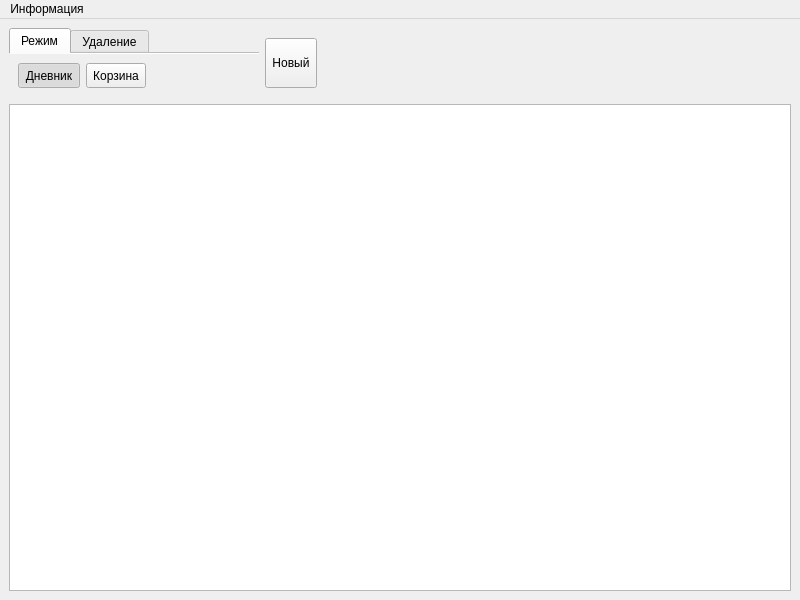
<?xml version="1.0" encoding="UTF-8"?>
<ui version="4.0">
 <class>DreamNotebook</class>
 <widget class="QMainWindow" name="DreamNotebook">
  <property name="geometry">
   <rect>
    <x>0</x>
    <y>0</y>
    <width>800</width>
    <height>600</height>
   </rect>
  </property>
  <property name="sizePolicy">
   <sizepolicy hsizetype="Preferred" vsizetype="Preferred">
    <horstretch>0</horstretch>
    <verstretch>0</verstretch>
   </sizepolicy>
  </property>
  <property name="windowTitle">
   <string>DreamNotebook</string>
  </property>
  <widget class="QWidget" name="centralwidget">
   <layout class="QVBoxLayout" name="verticalLayout">
    <item>
     <layout class="QHBoxLayout" name="horizontalLayout_4">
      <item>
       <widget class="QTabWidget" name="tabWidget">
        <property name="sizePolicy">
         <sizepolicy hsizetype="Fixed" vsizetype="Fixed">
          <horstretch>0</horstretch>
          <verstretch>0</verstretch>
         </sizepolicy>
        </property>
        <property name="minimumSize">
         <size>
          <width>250</width>
          <height>70</height>
         </size>
        </property>
        <property name="maximumSize">
         <size>
          <width>250</width>
          <height>70</height>
         </size>
        </property>
        <property name="currentIndex">
         <number>0</number>
        </property>
        <property name="documentMode">
         <bool>true</bool>
        </property>
        <widget class="QWidget" name="tabMode">
         <attribute name="title">
          <string>Режим</string>
         </attribute>
         <layout class="QHBoxLayout" name="horizontalLayout">
          <item>
           <widget class="QToolButton" name="buttDreams">
            <property name="minimumSize">
             <size>
              <width>0</width>
              <height>25</height>
             </size>
            </property>
            <property name="text">
             <string>Дневник</string>
            </property>
            <property name="icon">
             <iconset resource="icons.qrc">
              <normaloff>:/icon/icons/dreambook.png</normaloff>:/icon/icons/dreambook.png</iconset>
            </property>
            <property name="checkable">
             <bool>true</bool>
            </property>
            <property name="checked">
             <bool>true</bool>
            </property>
            <property name="autoExclusive">
             <bool>true</bool>
            </property>
           </widget>
          </item>
          <item>
           <widget class="QToolButton" name="buttTrash">
            <property name="minimumSize">
             <size>
              <width>0</width>
              <height>25</height>
             </size>
            </property>
            <property name="text">
             <string>Корзина</string>
            </property>
            <property name="icon">
             <iconset resource="icons.qrc">
              <normaloff>:/icon/icons/trash.png</normaloff>:/icon/icons/trash.png</iconset>
            </property>
            <property name="checkable">
             <bool>true</bool>
            </property>
            <property name="autoExclusive">
             <bool>true</bool>
            </property>
           </widget>
          </item>
          <item>
           <spacer name="horizontalSpacer_3">
            <property name="orientation">
             <enum>Qt::Horizontal</enum>
            </property>
            <property name="sizeHint" stdset="0">
             <size>
              <width>40</width>
              <height>20</height>
             </size>
            </property>
           </spacer>
          </item>
         </layout>
        </widget>
        <widget class="QWidget" name="tabDel">
         <attribute name="title">
          <string>Удаление</string>
         </attribute>
         <layout class="QHBoxLayout" name="horizontalLayout_2">
          <item>
           <widget class="QCheckBox" name="checkDel">
            <property name="text">
             <string>Удалить</string>
            </property>
           </widget>
          </item>
          <item>
           <widget class="QCheckBox" name="checkDestroy">
            <property name="text">
             <string>Удалять, минуя корзину</string>
            </property>
           </widget>
          </item>
         </layout>
        </widget>
       </widget>
      </item>
      <item>
       <widget class="QToolButton" name="newDream">
        <property name="minimumSize">
         <size>
          <width>50</width>
          <height>50</height>
         </size>
        </property>
        <property name="text">
         <string>Новый</string>
        </property>
        <property name="icon">
         <iconset resource="icons.qrc">
          <normaloff>:/icon/icons/create.png</normaloff>:/icon/icons/create.png</iconset>
        </property>
        <property name="iconSize">
         <size>
          <width>30</width>
          <height>30</height>
         </size>
        </property>
        <property name="shortcut">
         <string>Ctrl+N</string>
        </property>
       </widget>
      </item>
      <item>
       <spacer name="spacer">
        <property name="orientation">
         <enum>Qt::Horizontal</enum>
        </property>
        <property name="sizeHint" stdset="0">
         <size>
          <width>40</width>
          <height>70</height>
         </size>
        </property>
       </spacer>
      </item>
     </layout>
    </item>
    <item>
     <widget class="QTreeView" name="dreamTree"/>
    </item>
   </layout>
  </widget>
  <widget class="QMenuBar" name="menubar">
   <property name="geometry">
    <rect>
     <x>0</x>
     <y>0</y>
     <width>800</width>
     <height>21</height>
    </rect>
   </property>
   <widget class="QMenu" name="menu">
    <property name="title">
     <string>Информация</string>
    </property>
    <property name="icon">
     <iconset resource="icons.qrc">
      <normaloff>:/icon/icons/documentation.png</normaloff>:/icon/icons/documentation.png</iconset>
    </property>
    <addaction name="aboutProg"/>
    <addaction name="source"/>
    <addaction name="separator"/>
    <addaction name="aboutQt"/>
   </widget>
   <addaction name="menu"/>
  </widget>
  <action name="aboutProg">
   <property name="icon">
    <iconset resource="icons.qrc">
     <normaloff>:/icon/icons/aboutProg.png</normaloff>:/icon/icons/aboutProg.png</iconset>
   </property>
   <property name="text">
    <string>О програмем</string>
   </property>
  </action>
  <action name="source">
   <property name="icon">
    <iconset resource="icons.qrc">
     <normaloff>:/icon/icons/C++.png</normaloff>:/icon/icons/C++.png</iconset>
   </property>
   <property name="text">
    <string>Исходники</string>
   </property>
  </action>
  <action name="aboutQt">
   <property name="icon">
    <iconset resource="icons.qrc">
     <normaloff>:/icon/icons/aboutQt.png</normaloff>:/icon/icons/aboutQt.png</iconset>
   </property>
   <property name="text">
    <string>О Qt</string>
   </property>
  </action>
 </widget>
 <resources>
  <include location="icons.qrc"/>
 </resources>
 <connections/>
</ui>
